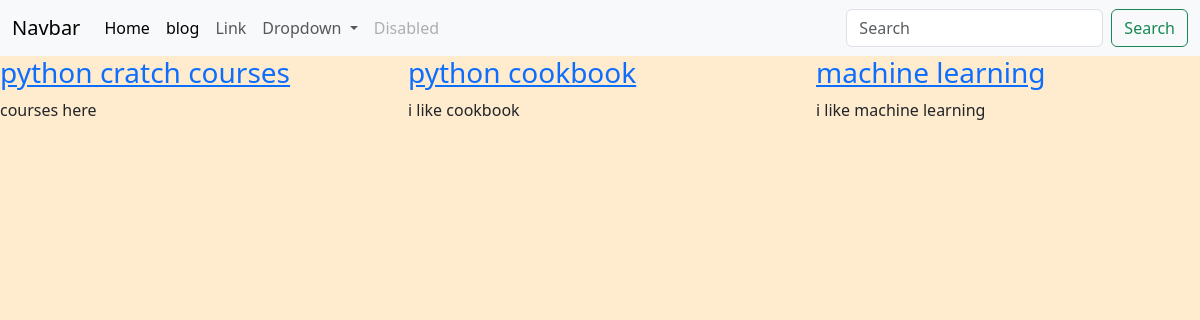
The app's page /courses/des, older data.
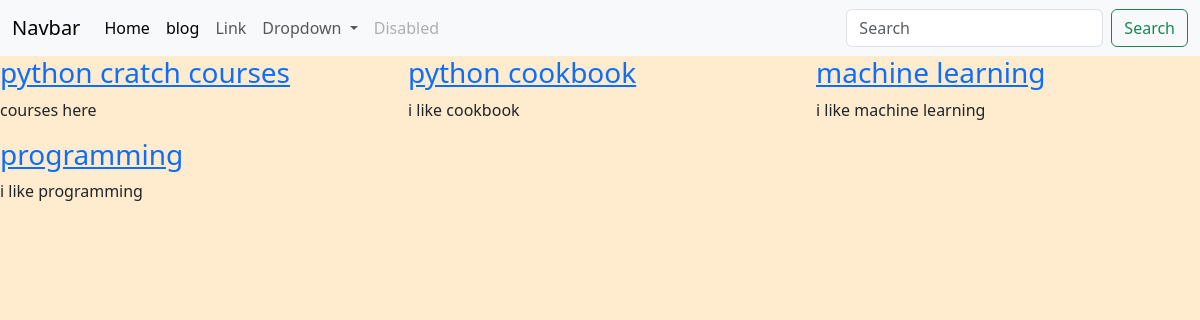
The same page, newer data.
### courses/models.py (models this page shows, shortened)
class Courses(models.Model):
    title=models.CharField(max_length=50)
    description=models.TextField()
    class Meta:
        verbose_name = 'Course'
        verbose_name_plural = 'Courses'

### courses/views.py (the view)
# urls.py: path('',List_View.as_view(),name='courses-list'),
class List_View(View):
    template_name='courses/courses_list.html'
    def get(self, request,*args, **kwargs):
        queryset=Courses.objects.all()
        return render(request, self.template_name, {'object_list':queryset})

### templates/courses/courses-list-des.html
{% extends "base.html" %} {% block content %}
<div class="row">
  {%for instance in object_list%}
  <div class="col-md-4">
    <h3>
      <a href="{% url 'courses:course-detail' instance.pk %}"
        >{{instance.title}}</a
      >
    </h3>
    <p>{{instance.description}}</p>
  </div>
  {% endfor %}
</div>
{% endblock content %}

Row changes from the older to the newer data that the page shows:
added Courses: title "programming", description "i like programming"
